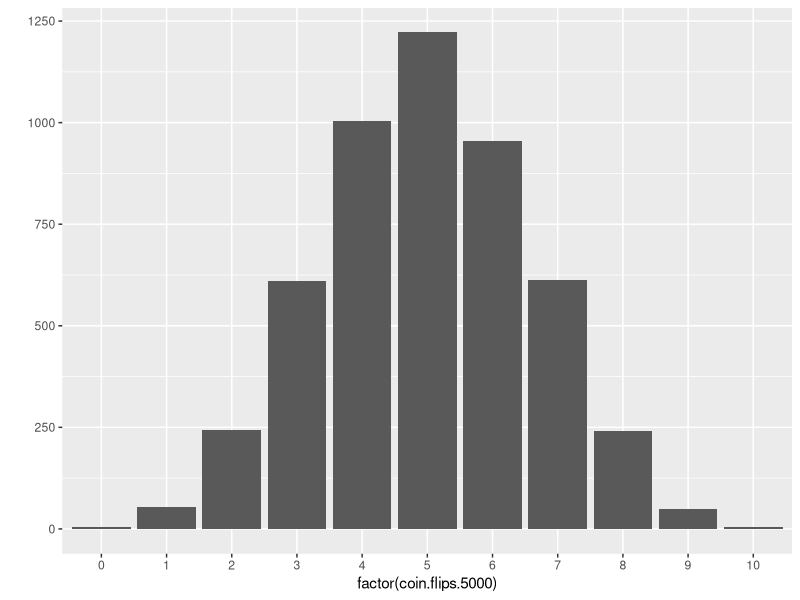

Here is the R script that generated this plot:

rm(list = ls())

# 1) Coin Flips ----------------------------------------------------------------

# Setting the seed will make all results reproducible.
set.seed(1)

# a) ---------------------------------------------------------------------------

# First, we generate a binomial random variable with p=0.5.
# Then, we show its output.
# Then, we find how many heads we got in the first 10 coin flips.
coin.flips <- rbinom(n = 10, size = 1, prob = 0.5)
coin.flips
sum(coin.flips)

# b) ---------------------------------------------------------------------------

# Yes, I produce the binomial random variable, which is the number of heads 
# appearing in 10 flips of a coin, in the first line of code.

# Yes, the outcome of the random variable can be found in the output of the
# third line of code, which happens to be 6 heads for the seed I set.

# Yes, a sample can be found in the output of the second line of code.
# The vector of 0's and 1's is considered a sample.

# c) ---------------------------------------------------------------------------

# Setting the seed will make all results reproducible.
set.seed(1)

# Sampling 5000 random variables of the number of heads in 10 coin flips.
coin.flips.5000 <- rbinom(n = 5000, size = 10, prob = 0.5)

# Plotting a histogram of these random draws.
library(ggplot2)
#qplot(coin.flips.5000, geom = "histogram")
qplot(factor(coin.flips.5000), geom = "bar")

# Finding sample mean and sample variance.
mean(coin.flips.5000)
var(coin.flips.5000)

# For this seed, the sample mean is 4.987, and the sample variance is
# 2.611753. These match closely with what we expected: np = 5 and
# np(1-p) = 2.5, respectively.

